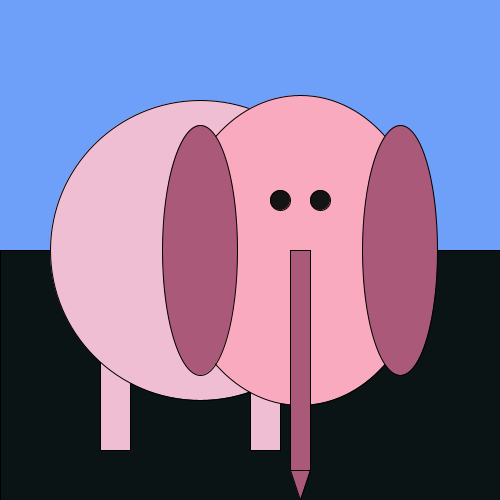
Frame 1 (no input)
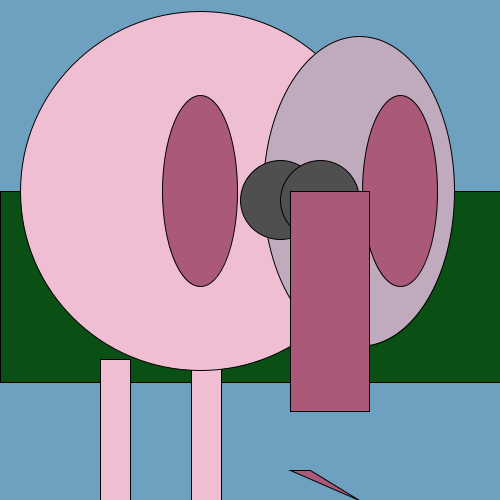
Frame 60 (the mouse pressed at the canvas centre just before this capture)
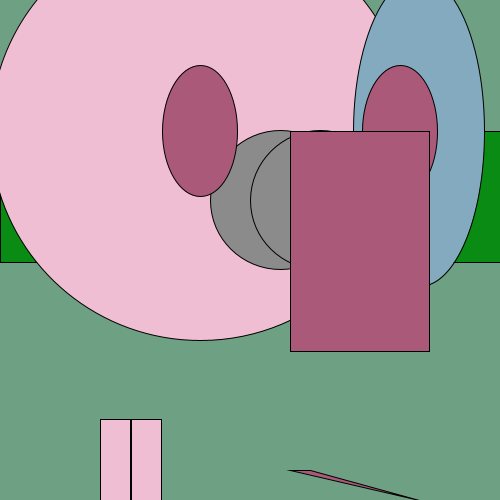
Frame 120 (the mouse held since frame 60 and released just before this capture)

The Processing sketch that drew these frames (run headless with seeded random() and noise(); from frame 60 on, the mouse is pressed at the canvas centre):

// Processing sketch: elephant
// ── elephant.pde
// This comment - only people will read this - computer ignores it.
// this is the setup - it runs only one time
int var = 300;
int var2 = 250;
int var3 = 20;
void setup()
{
  // put code here
  size(500, 500 );
  frameRate(60);
}
// this is the draw loop - it runs forever
void draw()
{
  background(110,160,var2);
  //grass
  fill(10,var3, 20);
  rect(0,var2,500,var2);
  //legs
  fill(240, 190, 210);
  rect(100,var, 30, 150);
  rect(var2,var, 30, 150);
  //Body
  ellipse(200,var2, var, var);
  // head
  fill(var2,170,190);
  ellipse(var, var2, var2, 310);
  //eyes
  fill( var3 );
  ellipse( 280, 200, var3, var3);
  ellipse( 320, 200, var3, var3);
  //ears
  fill(170,90,120);
  ellipse(200,var2,75,var2);
  ellipse(400,var2,75,var2);
  //trunk
  rect(290, var2, var3, 220);
  triangle(290, 470, var, 500, 310, 470);
  var++;
  var2--;
  var3++;
}
